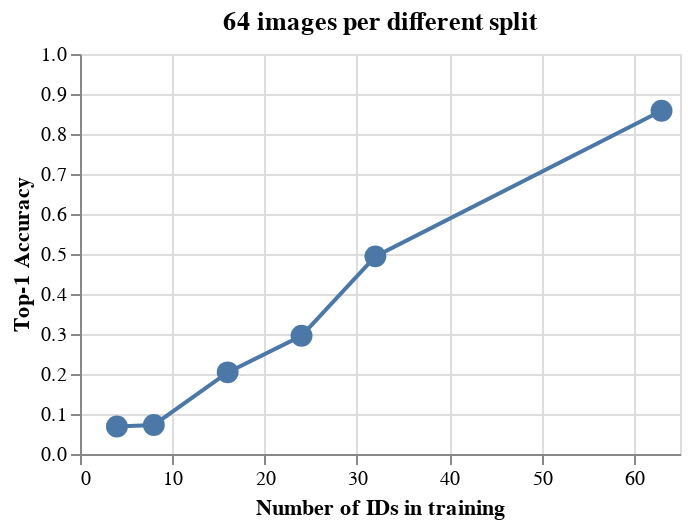

Notebook code for this chart:
### Code cell
chart_dif_split = alt.Chart(ids_df).mark_point(filled=True).encode(
x=alt.X('num_ids', sort=[ ' 8  IDs',' 16  IDs', ' 24  IDs', ' 32  IDs', ' 64  IDs'], title='Number of IDs in training'),
    y=alt.Y('Percent', scale=alt.Scale(domain=[0,1],bins= list(np.arange(0,1.1,0.1)))),
    opacity=alt.value(1.0),
    #color=alt.Color('type_of_reference'),
     #shape= alt.Shape('type_of_reference', legend=alt.Legend(orient='top-left', title='Set used for Reference split')),
    size= alt.value(120)
).properties(title='64 images per different split', width=300,height=200)


chart_dif_split2= alt.Chart(ids_df).mark_line().encode(
x=alt.X('num_ids', sort=[ ' 8  IDs',' 16  IDs', ' 24  IDs', ' 32  IDs', ' 64  IDs'], title='Number of IDs in training'),
    y=alt.Y('Percent',title= 'Top-1 Accuracy', scale=alt.Scale(domain=[0,1], bins= list(np.arange(0,1.1,0.1)))),
    opacity=alt.value(1.0),
    #color=alt.Color('type_of_reference', legend=None))
)


alt.layer(chart_dif_split2, chart_dif_split).resolve_scale(color='independent',shape='independent' )

### Figure 1 — Vega-Lite specification as saved in the notebook (floating-point values rounded to 4 significant figures)
{"config": {"view": {"continuousWidth": 300, "continuousHeight": 300}}, "layer": [{"mark": {"type": "line"}, "encoding": {"opacity": {"value": 1.0}, "x": {"field": "num_ids", "sort": [" 8  IDs", " 16  IDs", " 24  IDs", " 32  IDs", " 64  IDs"], "title": "Number of IDs in training", "type": "quantitative"}, "y": {"field": "Percent", "scale": {"bins": [0.0, 0.1, 0.2, 0.3, 0.4, 0.5, 0.6, 0.7, 0.8, 0.9, 1.0], "domain": [0, 1]}, "title": "Top-1 Accuracy", "type": "quantitative"}}}, {"mark": {"type": "point", "filled": true}, "encoding": {"opacity": {"value": 1.0}, "size": {"value": 120}, "x": {"field": "num_ids", "sort": [" 8  IDs", " 16  IDs", " 24  IDs", " 32  IDs", " 64  IDs"], "title": "Number of IDs in training", "type": "quantitative"}, "y": {"field": "Percent", "scale": {"bins": [0.0, 0.1, 0.2, 0.3, 0.4, 0.5, 0.6, 0.7, 0.8, 0.9, 1.0], "domain": [0, 1]}, "type": "quantitative"}}, "title": "64 images per different split"}], "data": {"name": "data-5b6447f1656af4b206cec2a2f6e3114d"}, "height": 200, "resolve": {"scale": {"color": "independent", "shape": "independent"}}, "width": 300, "$schema": "https://vega.github.io/schema/vega-lite/v5.8.0.json", "datasets": {"data-5b6447f1656af4b206cec2a2f6e3114d": [{"Unnamed: 0": 240, "run_str": "summer_bee_dataset_open_train_bee_64_ids_batch1_sample_num_64", "num_ids": 63, "num_images_per_id": 64, "total_training_images": 3868, "batch_size": 64, "num_epochs": 800, "steps": 49590.0, "training_file": "/home/gsantiago/summer_bee_data/open_sets/new_open_max_ids_batch1/summer_bee_dataset_open_train_bee_64_ids_batch1_sample_num_64.csv", "evaluation_metric": "percent_correct_id", "Percent": 0.858}, {"Unnamed: 0": 392, "run_str": "summer_bee_dataset_open_train_bee_32_ids_permutated_ids_batch1_sample_num_64", "num_ids": 32, "num_images_per_id": 64, "total_training_images": 2011, "batch_size": 64, "num_epochs": 800, "steps": 26400.0, "training_file": "/home/gsantiago/summer_bee_data/open_sets/new_open_32_ids_permutated_ids_batch1/summer_bee_dataset_open_train_bee_32_ids_permutated_ids_batch1_sample_num_64.csv", "evaluation_metric": "percent_correct_id", "Percent": 0.4941}, {"Unnamed: 0": 411, "run_str": "summer_bee_dataset_open_train_bee_24_ids_monocolor_and_permutated_ids_batch1_sample_num_64", "num_ids": 24, "num_images_per_id": 64, "total_training_images": 1512, "batch_size": 64, "num_epochs": 800, "steps": 20000.0, "training_file": "/home/gsantiago/summer_bee_data/open_sets/new_open_24_ids_monocolor_and_permutated_ids_batch1/summer_bee_dataset_open_train_bee_24_ids_monocolor_and_permutated_ids_batch1_sample_num_64.csv", "evaluation_metric": "percent_correct_id", "Percent": 0.2956}, {"Unnamed: 0": 423, "run_str": "summer_bee_dataset_open_train_bee_16_ids_four_times_permutated_colors_batch1_sample_num_64", "num_ids": 16, "num_images_per_id": 64, "total_training_images": 1024, "batch_size": 64, "num_epochs": 800, "steps": 13600.0, "training_file": "/home/gsantiago/summer_bee_data/open_sets/new_open_16_ids_four_times_permutated_code_colors_batch1/summer_bee_dataset_open_train_bee_16_ids_four_times_permutated_colors_batch1_sample_num_64.csv", "evaluation_metric": "percent_correct_id", "Percent": 0.2041}, {"Unnamed: 0": 455, "run_str": "summer_bee_dataset_open_train_bee_8_ids_double_colors_batch1_sample_num_64", "num_ids": 8, "num_images_per_id": 64, "total_training_images": 512, "batch_size": 64, "num_epochs": 800, "steps": 7200.0, "training_file": "/home/gsantiago/summer_bee_data/open_sets/new_open_08_ids_double_colors_batch1/summer_bee_dataset_open_train_bee_8_ids_double_colors_batch1_sample_num_64.csv", "evaluation_metric": "percent_correct_id", "Percent": 0.07268}, {"Unnamed: 0": 478, "run_str": "summer_bee_dataset_open_train_bee_4_ids_batch1_sample_num_64", "num_ids": 4, "num_images_per_id": 64, "total_training_images": 256, "batch_size": 64, "num_epochs": 800, "steps": 4000.0, "training_file": "/home/gsantiago/summer_bee_data/open_sets/new_open_04_ids_all_colors_batch1/summer_bee_dataset_open_train_bee_4_ids_batch1_sample_num_64.csv", "evaluation_metric": "percent_correct_id", "Percent": 0.06881}]}}
